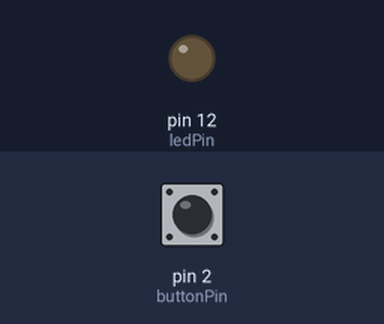
The sketch below on a simulated Arduino Uno, built with avr-gcc and run on an emulated ATmega328P. Parts: output pins drawn as LEDs (lit = HIGH). Inputs (shaded band) come from the test bench; at power-on: pin 2 (buttonPin) LOW.

Above: at 1.2 s.
1.3 s: pin 2 (buttonPin) pulled HIGH for 0.15 s
At 2.1 s:
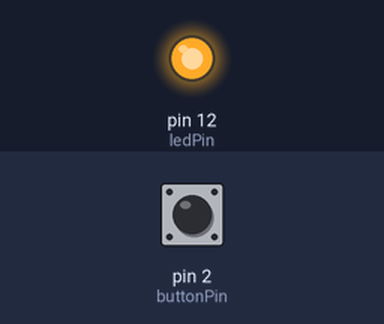
Timing chart, 0 to 10.4 s (numbered marks = the images above; inputs shaded):
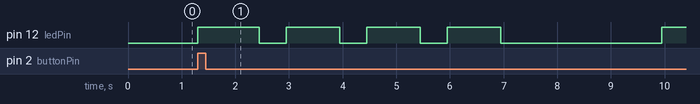

The sketch:

GRAD_PomTimerLedButton_v4.ino
```cpp
//LED attached with cathode (short leg) to GND with 220 Ohm resistor, anode (long leg) to Arduino pin 12

// constants won't change.
const int ledPin =  12;      // the number of the LED pin
int ledState = LOW;             // ledState used to set the LED

// constants won't change.
const int buttonPin = 2;     // the number of the pushbutton pin
int buttonState = 0;         // variable for reading the pushbutton status


unsigned long previousMillis = 0;        // will store last time LED was updated
long pomodoroTime = 1000;           // 5 seconds pomodoro (5000 milliseconds)
long shortBreakTime = 500;         // 1 second short break
long longBreakTime = 3000;          //2 seconds long break

int nrOfPomodoros = 0;          //number of pomodoros done

bool shortBreak = false;
bool longBreak = false;  //if nr of pomodoros done is 4, then timeForLongBreak is true

bool startPomodoro = false; // to start the 1st pomodoro
bool resetPomodoro = false; // to reset the nr of pomodoros, back to the 1st pomodoro


void setup()
{
  // initialize the LED pin as an output:
  pinMode(ledPin, OUTPUT);
  // initialize the pushbutton pin as an input:
  pinMode(buttonPin, INPUT);
}

void loop()
{
  // check to see if it's time to change the state of the LED
  unsigned long currentMillis = millis();

  // read the state of the pushbutton value:
  buttonState = digitalRead(buttonPin);
  digitalWrite(ledPin, ledState);  // Update the actual LED

  // check if the pushbutton is pressed. If it is, the buttonState is HIGH:
  if (buttonState == 1) {
    startPomodoro = true;
    nrOfPomodoros = 0;
    previousMillis = currentMillis;  // Remember the time
  }

  //FIRST POMODORO
  if ((startPomodoro == true) && (shortBreak ==  false) && (longBreak == false) && (currentMillis - previousMillis <= pomodoroTime) && (nrOfPomodoros == 0)) {
    ledState = HIGH;
    previousMillis = currentMillis;  // Remember the time
    digitalWrite(ledPin, ledState);  // Update the actual LED
    nrOfPomodoros ++;
    startPomodoro = false;
  }


  //SHORT BREAK
  if ((shortBreak ==  false) && (longBreak == false) && (currentMillis - previousMillis >= pomodoroTime) && (nrOfPomodoros >= 1) && (nrOfPomodoros < 4)) {
    //startPomodoro = false;
    shortBreak = true;
    ledState = LOW;
    previousMillis = currentMillis;  // Remember the time
    digitalWrite(ledPin, ledState);  // Update the actual LED
  }

  //LONG BREAK
  if ((shortBreak ==  false) && (currentMillis - previousMillis >= pomodoroTime) && (nrOfPomodoros == 4)) {
    longBreak = true;
    nrOfPomodoros = 0;
    ledState = LOW;
    previousMillis = currentMillis;  // Remember the time
    digitalWrite(ledPin, ledState);  // Update the actual LED
  }

  //POMODORO AFTER SHORT BREAK
  if ((shortBreak == true) && (currentMillis - previousMillis >= shortBreakTime)) {
    shortBreak = false;
    longBreak = false;
    nrOfPomodoros ++;
    ledState = HIGH;
    previousMillis = currentMillis;  // Remember the time
    digitalWrite(ledPin, ledState);  // Update the actual LED
  }

  //POMODORO AFTER LONG BREAK
  if ((longBreak == true) && (currentMillis - previousMillis >= longBreakTime)) {
    shortBreak = false;
    longBreak = false;
    nrOfPomodoros ++;
    ledState = HIGH;
    previousMillis = currentMillis;  // Remember the time
    digitalWrite(ledPin, ledState);  // Update the actual LED
  }


}
```

Measured:
- after the input at 1.3 s, pin 12 (ledPin): goes HIGH 1.1 s, 3 × (LOW 0.50 s, HIGH 1.0 s), LOW 3.0 s, then HIGH, starting at once
